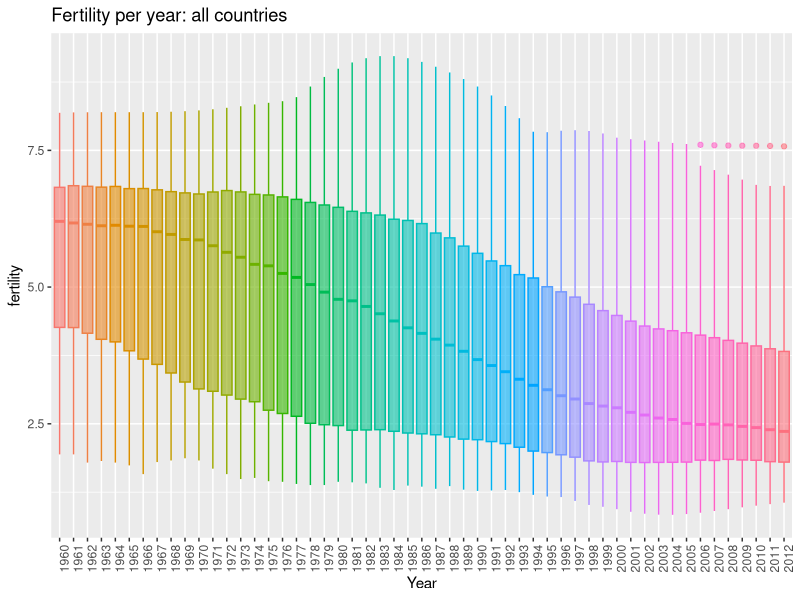
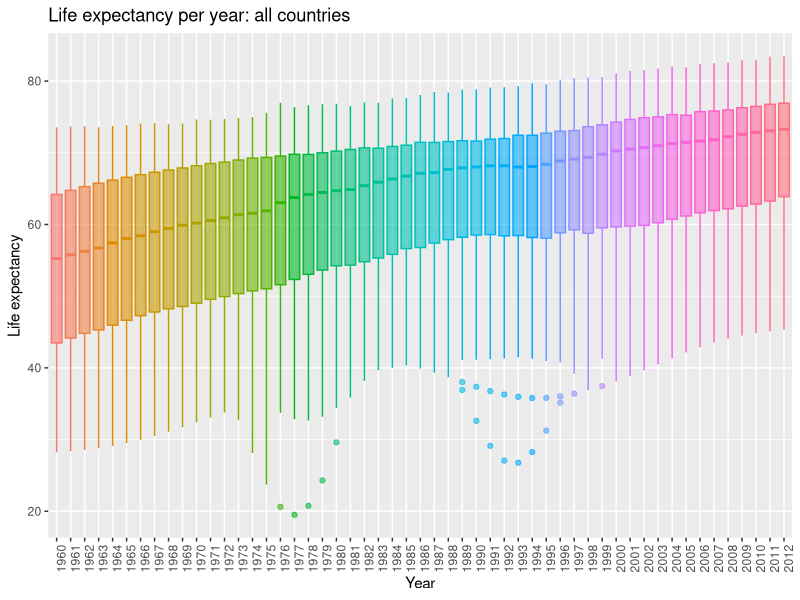
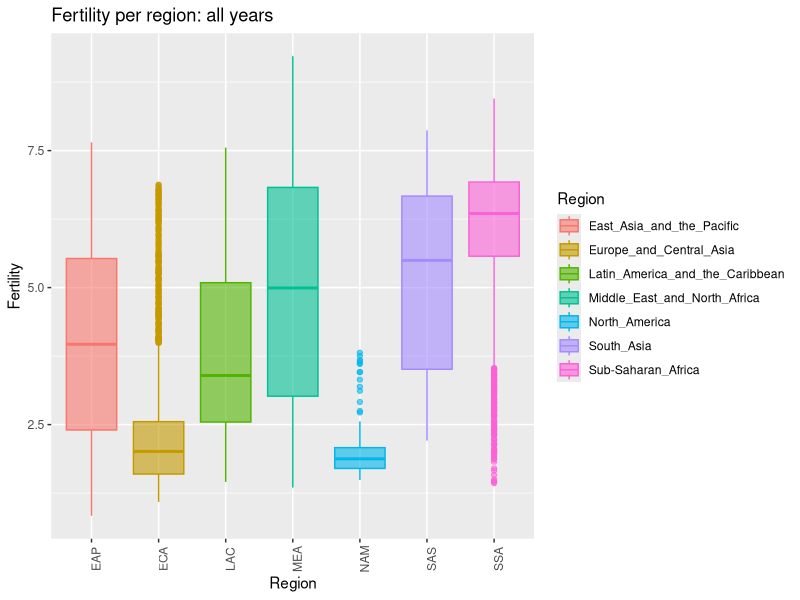
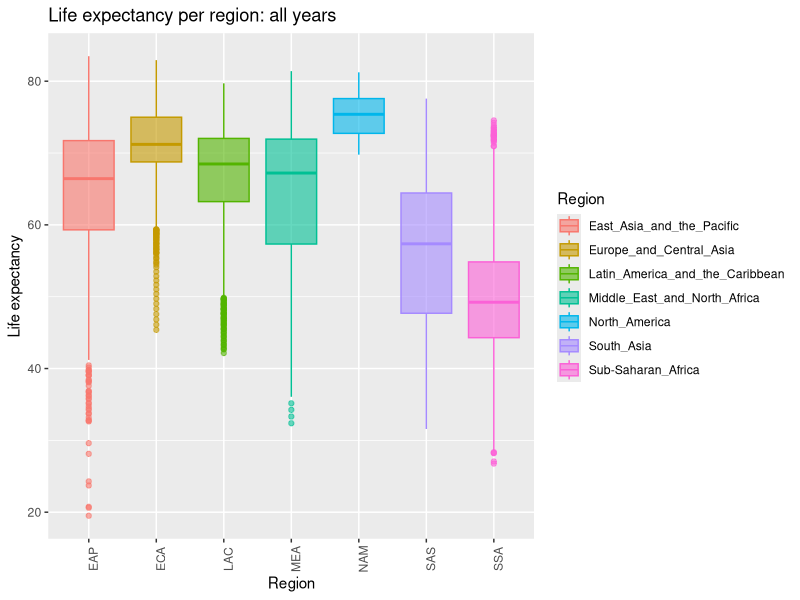

Reproduce these figures in R, in order. (Note: this script raises an error after producing the figures.)
# ***********************
# Author: Benjamin Tovar Cisneros
# Post: http://btovar.com/2015/03/mining-world-data/
# ***********************

# **********************
# load data
# **********************

# load fertility data
fertility <- read.delim("fertility.csv",header=TRUE,sep=",")
# load life expectancy data
life_expectancy <- read.delim("life_expectancy.csv",header=TRUE,sep=",")
# load annotation data
annotation <- read.delim("world_regions.txt",header=TRUE,sep="\t")
rownames(annotation) <- annotation$Country_Code
# load population data
population <- read.delim("world_population.txt",header=TRUE,sep="\t")

# **********************
# add annotation data
# **********************

# fertility data
fertility_annot <- annotation[as.character(fertility$Country_Code),c("Region","Region_ID")]
fertility <- cbind(fertility,fertility_annot)

# fertility data
life_expectancy_annot <- annotation[as.character(life_expectancy$Country_Code),c("Region","Region_ID")]
life_expectancy <- cbind(life_expectancy,life_expectancy_annot)

# population data
population_annot <- annotation[as.character(population$Country_Code),c("Region","Region_ID")]
population <- cbind(population,population_annot)


# **********************
# filter data
# **********************

# use country data only and only if it has all data
# (all years, in all databases)

fertility <- fertility[complete.cases(fertility),]
life_expectancy <- life_expectancy[complete.cases(life_expectancy),]
population <- population[complete.cases(population),]

# **********************
# reshape data (to be compatible with ggplot format)
# **********************

# example of melt function 
library(reshape)

# change the format of fertility data
fertility_m <- melt(fertility, id=c("Country_Name","Country_Code","Region","Region_ID"))
fertility_m$variable <- as.numeric(gsub("X","",fertility_m$variable))

# change the format of life_expectancy data
life_expectancy_m <- melt(life_expectancy, id=c("Country_Name","Country_Code","Region","Region_ID"))
life_expectancy_m$variable <- as.numeric(gsub("X","",life_expectancy_m$variable))

# change the format of population data
population_m <- melt(population, id=c("Country_Name","Country_Code","Region","Region_ID"))
population_m$variable <- as.numeric(gsub("X","",population_m$variable))


# **********************
# explore data: Values in all countries
# **********************

library(ggplot2)
library(gridExtra)

  ggplot(fertility_m) +
    aes(x=as.factor(variable),y=value) + 
    geom_boxplot(aes(colour=as.factor(variable),fill=as.factor(variable)),alpha=0.6) + 
    theme(legend.position="none",axis.text.x = element_text(angle=90, vjust=1)) + 
    labs(title="Fertility per year: all countries",x="Year",y="fertility")

  ggplot(life_expectancy_m) +
    aes(x=as.factor(variable),y=value) + 
    geom_boxplot(aes(colour=as.factor(variable),fill=as.factor(variable)),alpha=0.6) + 
    theme(legend.position="none",axis.text.x = element_text(angle=90, vjust=1)) + 
    labs(title="Life expectancy per year: all countries",x="Year",y="Life expectancy")


# **********************
# values in all regions
# **********************

  ggplot(fertility_m) +
    aes(x=Region_ID,y=value) + 
    geom_boxplot(aes(colour=Region,fill=Region),alpha=0.6) + 
    theme(legend.position="right",axis.text.x = element_text(angle=90, vjust=1)) + 
    labs(title="Fertility per region: all years",x="Region",y="Fertility")

  ggplot(life_expectancy_m) +
    aes(x=Region_ID,y=value) + 
    geom_boxplot(aes(colour=Region,fill=Region),alpha=0.6) + 
    theme(legend.position="right",axis.text.x = element_text(angle=90, vjust=1)) + 
    labs(title="Life expectancy per region: all years",x="Region",y="Life expectancy")

# **********************
# regressions and correlations 
# **********************

# merge the data into one dataset
# computing the mean value per year and per country

# extract shared data shared by the 3 databases
years <- paste("X",1961:2012,sep="")
# set the country names shared in the 3 databases
countries_all <-  c(as.character(fertility$Country_Code),
              as.character(life_expectancy$Country_Code),
              as.character(population$Country_Code))
countries_table <- table(countries_all)
index <- countries_table == 3
countries_unique <- names(countries_table)[index]

# > sum(table(countries)==3)
# [1] 186

# extract subdatabases
M <- list(fertility=fertility[countries_unique,years],
          life_expectancy=life_expectancy[countries_unique,years],
          population_norm=log10(population[countries_unique,years]))

# extract mean per country and per year
fertility_mean_per_country <- rowMeans(M$fertility)
life_expectancy_mean_per_country <- rowMeans(M$life_expectancy)
population_mean_per_country <- rowMeans(M$population)

mean_pear_country <- data.frame(fertility=fertility_mean_per_country,
                            life_expectancy=life_expectancy_mean_per_country,
                            population=population_mean_per_country)


# load library
library("GGally")

  ggpairs(mean_pear_country, title = "Pairwise comparison in all regions",
    lower=list(continuous="smooth",params=c(colour="#009688",alpha=0.7)),
    diag=list(continuous="density",params=c(colour="red",alpha=1)), 
    upper=list(params=list(size=10)), 
    axisLabels='show')
